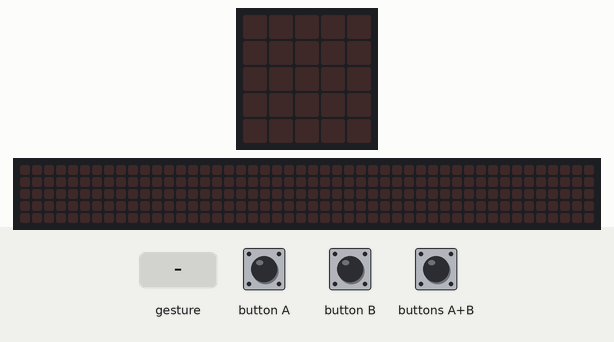
Simulated run of this program. Board: BBC micro:bit (MakeCode). On the bench: the board's 5×5 LED display, a strip that is not on the board, showing the scrolling text unrolled. The inputs (shaded band) are chosen by the test bench. A tilt is held for 1.5 s and a shake lasts 1 s, then the board lies face up again; the 48×5 strip is a reading aid, not a part: it shows the text the display is scrolling, unrolled, one strip-width of it at a time.

Above: at 1.2 s.
1.3 s: gesture 'shake'
At 1.72 s:
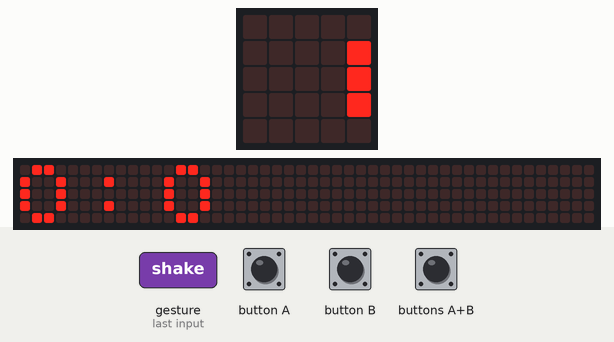
At 4.87 s:
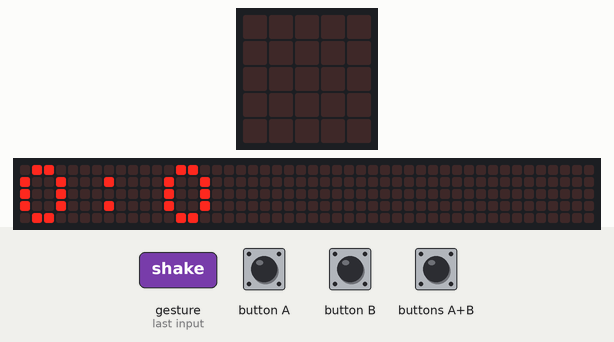
Timing chart, 0 to 6.4 s (numbered marks = the images above; inputs shaded):
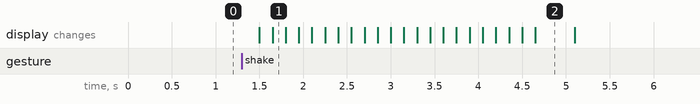

Measured:
- after the input at 1.3 s, the display: first changes after 0.20 s (image 1 shows a later state)
- what the display in image 2 shows lasts 0.4 s, from 4.7 s to 5.1 s

The program:

main.ts
```typescript
input.onButtonPressed(Button.A, function () {
    if (hours < 23) {
        hours += 1
    } else {
        hours = 0
    }
})
input.onGesture(Gesture.Shake, function () {
    time = "" + hours + (":" + minutes)
    basic.showString(time)
})
input.onButtonPressed(Button.AB, function () {
    amp = !(amp)
})
input.onButtonPressed(Button.B, function () {
    if (minutes < 59) {
        minutes += 1
    } else {
        minutes = 0
    }
})
let hours = 0
let minutes = 0
let time = ""
let amp = false
amp = false
time = ""
let adjust = 0
minutes = 0
hours = 0
basic.forever(function () {
    basic.pause(6000)
    if (minutes < 59) {
        minutes += 1
    } else {
        minutes = 0
        if (hours < 23) {
            hours += 1
        } else {
            hours = 0
        }
    }
})
```

test.ts
```typescript
// tests gaan hier; deze zal niet worden gecompileerd wanneer dit pakket wordt gebruikt als extensie.
```
